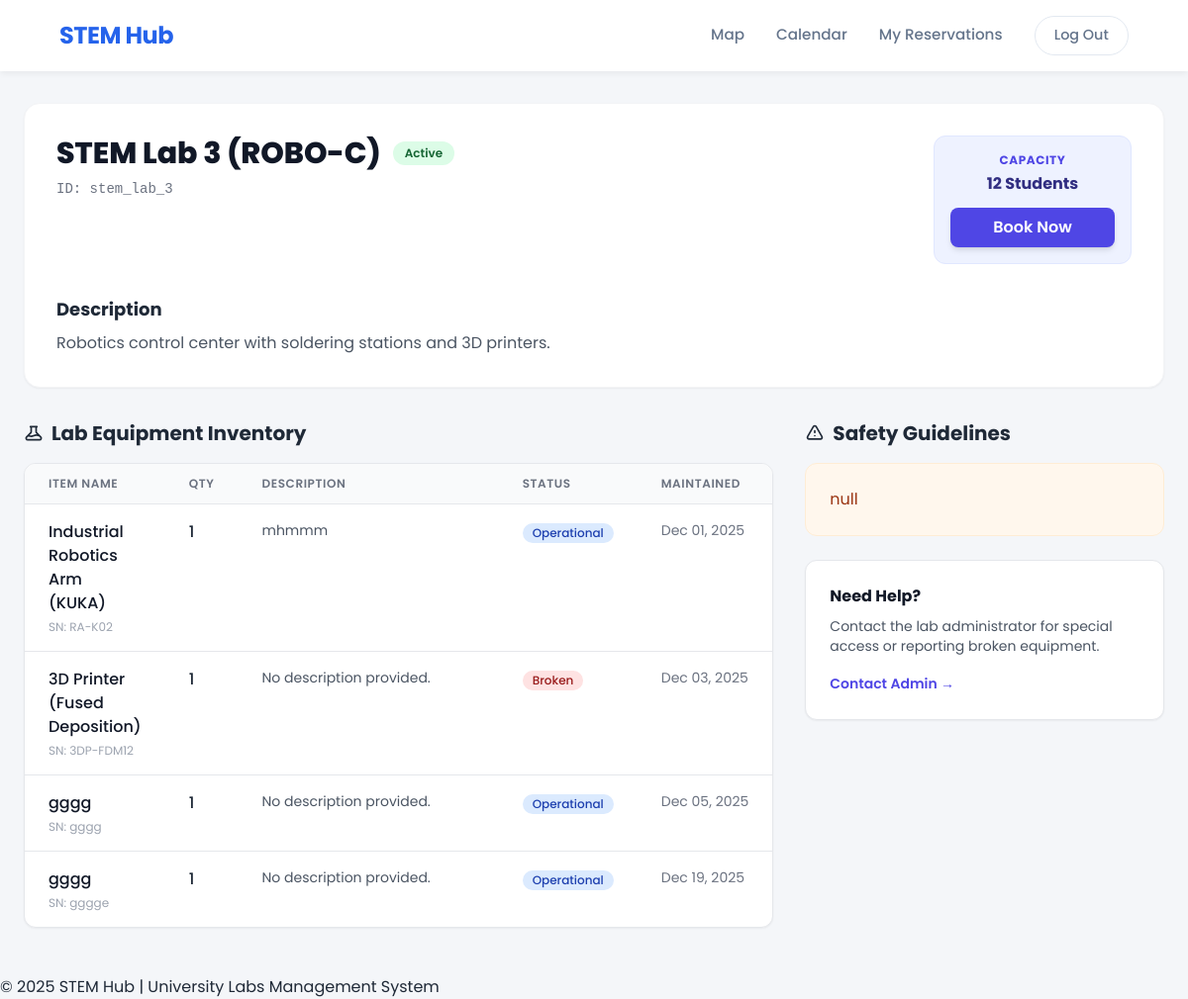
/labs/robo-control-c/ (signed in), run on an earlier commit of the app's database.
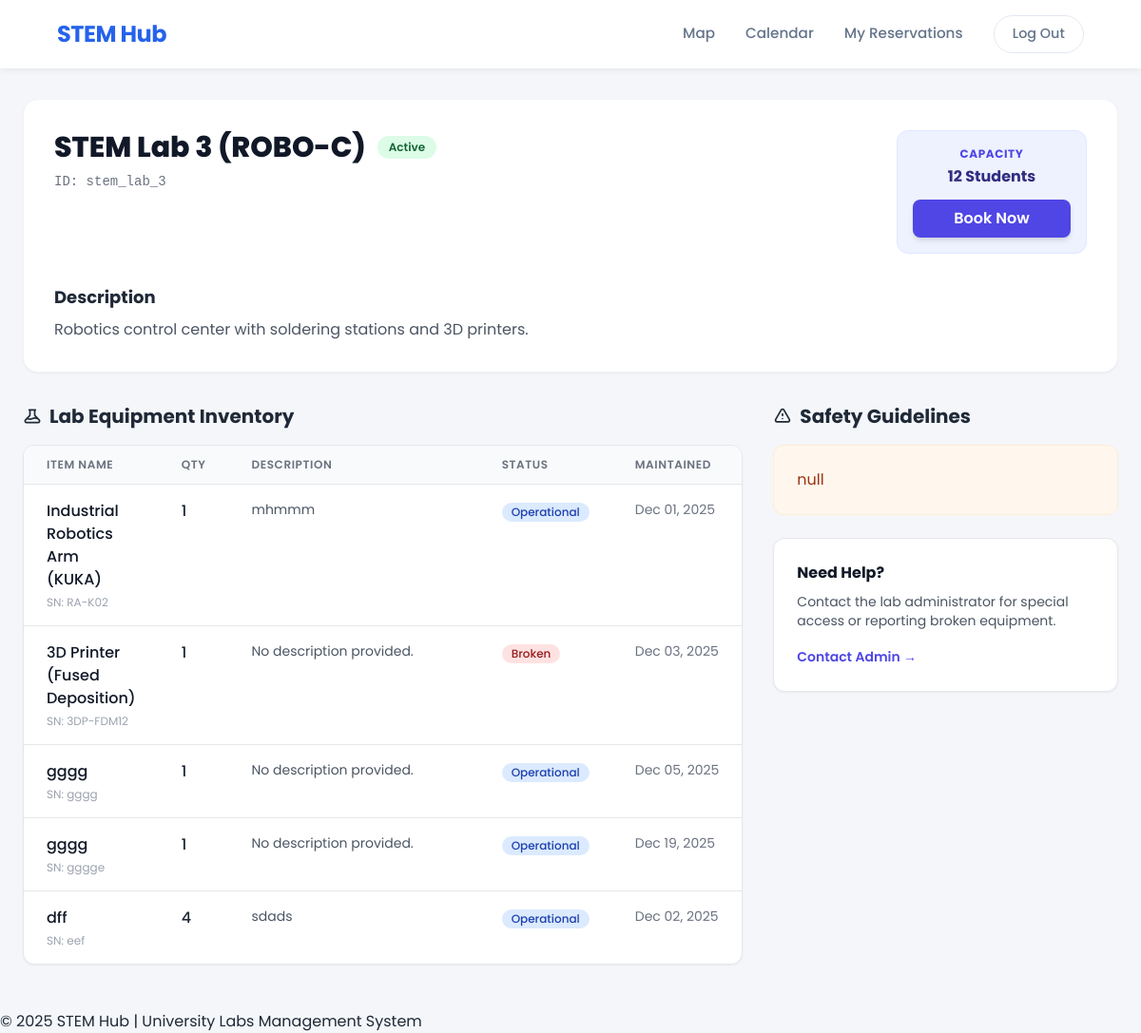
And on a later commit of the database.
### labs/models.py (models this page shows, shortened)
class Equipment(models.Model):
    lab = models.ForeignKey(Lab, related_name='equipment', on_delete=models.SET_NULL, null=True)
    name = models.CharField(max_length=200)
    serial_number = models.CharField(max_length=100, unique=True)
    description = models.TextField(null=True)
    is_operational = models.BooleanField(default=True)
    last_maintenance = models.DateField()
    quantity = models.IntegerField(default=1)

### labs/views.py (the view)
# urls.py: path('<slug:slug>/', views.lab_detail, name='detail'),
@login_required
def lab_detail(request, slug):
    lab = get_object_or_404(Lab, slug=slug)
    return render(request, 'labs/lab.html', {'lab': lab})

### notifications/context_processors.py (called while the page is built)
def user_notifications(request):
    if request.user.is_authenticated:
        notifs = Notification.objects.filter(recipient=request.user, is_read=False)
        return {
            'notifications_list': notifs,
            'unread_count': notifs.count()
        }
    return {}

### CORE/templates/labs/Lab.html (shortened to what the changed rows need)
{% load static %}
<!DOCTYPE html>
<html lang="en">
<head>
    <script src="https://cdn.tailwindcss.com"></script>
</head>
<body>
    <header>
        <div class="header-content">
            <h1><a href="/">STEM Hub</a></h1>
        </div>
    </header>
    <main class="standard-container pb-12">
        <div class="mt-8 bg-white rounded-2xl shadow-sm border border-gray-100 p-8 mb-8">
            <div class="flex flex-col md:flex-row justify-between md:items-start gap-6">
                <div>
                    <div class="flex items-center gap-3 mb-2">
                        <h1 class="text-3xl font-extrabold text-gray-900">{{ lab.name }}</h1>
                    </div>
                </div>
            </div>
        </div>
        <div class="grid grid-cols-1 lg:grid-cols-3 gap-8">
            <div class="lg:col-span-2">
                <h2 class="text-xl font-bold text-gray-800 mb-4 flex items-center gap-2">
                    Lab Equipment Inventory
                </h2>
                <div class="bg-white rounded-xl shadow-sm border border-gray-200 overflow-hidden">
                    {% if lab.equipment.all %}
                        <table class="w-full text-left">
                            <thead class="bg-gray-50 border-b border-gray-200">
                                <tr>
                                    <th class="px-6 py-3 text-xs font-semibold text-gray-500 uppercase tracking-wider">Item Name</th>
                                    <th class="px-6 py-3 text-xs font-semibold text-gray-500 uppercase tracking-wider">Qty</th> <th class="px-6 py-3 text-xs font-semibold text-gray-500 uppercase tracking-wider w-1/2">Description</th>
                                    <th class="px-6 py-3 text-xs font-semibold text-gray-500 uppercase tracking-wider">Status</th>
                                    <th class="px-6 py-3 text-xs font-semibold text-gray-500 uppercase tracking-wider">Maintained</th>
                                </tr>
                            </thead>
                            <tbody class="divide-y divide-gray-200">
                                {% for item in lab.equipment.all %}
                                <tr class="hover:bg-gray-50 transition">
                                    <td class="px-6 py-4 align-top">
                                        <div class="font-medium text-gray-900">{{ item.name }}</div>
                                        <div class="text-xs text-gray-400 mt-1">SN: {{ item.serial_number }}</div>
                                    </td>
                                    <td class="px-6 py-4 align-top font-medium text-gray-800"> {{ item.quantity }}
                                    </td>
                                    <td class="px-6 py-4 align-top">
                                        <p class="text-sm text-gray-600">
                                            {{ item.description|default:"No description provided." }}
                                        </p>
                                    </td>
                                    <td class="px-6 py-4 align-top">
                                        {% if item.is_operational %}
                                            <span class="inline-flex items-center px-2.5 py-0.5 rounded-full text-xs font-medium bg-blue-100 text-blue-800">
                                                Operational
                                            </span>
                                        {% else %}
                                            <span class="inline-flex items-center px-2.5 py-0.5 rounded-full text-xs font-medium bg-red-100 text-red-800">
                                                Broken
                                            </span>
                                        {% endif %}
                                    </td>
                                    <td class="px-6 py-4 align-top text-sm text-gray-500 whitespace-nowrap">
                                        {{ item.last_maintenance|date:"M d, Y" }}
                                    </td>
                                </tr>
                                {% endfor %}
                            </tbody>
                        </table>
                    {% else %}
                        <div class="p-8 text-center text-gray-500">
                            No equipment assigned to this lab yet.
                        </div>
                    {% endif %}
                </div>
            </div>
            <div>
                <h2 class="text-xl font-bold text-gray-800 mb-4 flex items-center gap-2">
                    <svg class="w-5 h-5" fill="none" stroke="currentColor" viewBox="0 0 24 24"><path stroke-linecap="round" stroke-linejoin="round" stroke-width="2" d="M12 9v2m0 4h.01m-6.938 4h13.856c1.54 0 2.502-1.667 1.732-3L13.732 4c-.77-1.333-2.694-1.333-3.464 0L3.34 16c-.77 1.333.192 3 1.732 3z"></path></svg>
                    Safety Guidelines
                </h2>
            </div>
        </div>
    </main>
</body>
</html>

What changed in the data, as far as the page shows it:
added Equipment: name "dff", serial_number "eef", quantity "4", description "sdads", is_operational "Operational", last_maintenance "Dec 02, 2025"
